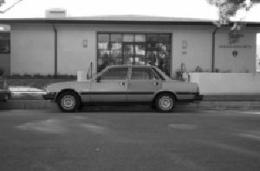
#> input picture image_0002.jpg, 260 x 171 px
$ python splitting_and_merging.py --image image_0002.jpg
#> lines starting #> are read from the running program, lines starting #| are printed output that depends on the picture
# -*- coding: utf-8 -*-
"""
Created on Wed May 24 13:32:36 2017

@author: Rukayat Ariori
"""

import numpy as np
import argparse
import cv2

ap = argparse.ArgumentParser()
ap.add_argument("-i", "--image", required = True,
help = "Path to the image")
args = vars(ap.parse_args())

image = cv2.imread(args["image"])
#> image is the input picture: shape (171, 260, 3); min 0, max 255, mean 111.6
(B, G, R) = cv2.split(image)

cv2.imshow("Red", R)
cv2.imshow("Green", G)
cv2.imshow("Blue", B)
cv2.waitKey(0)

merged = cv2.merge([B, G, R])
cv2.imshow("Merged", merged)
cv2.waitKey(0)
cv2.destroyAllWindows()

zeros = np.zeros(image.shape[:2], dtype = "uint8")
cv2.imshow("Red", cv2.merge([zeros, zeros, R]))
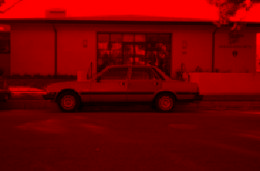
#> window 'Red': shape (171, 260, 3); mean B, G, R 0, 0, 111.6
cv2.imshow("Green", cv2.merge([zeros, G, zeros]))
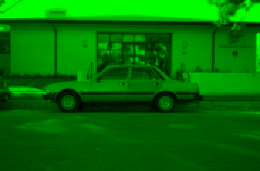
#> window 'Green': shape (171, 260, 3); mean B, G, R 0, 111.6, 0
cv2.imshow("Blue", cv2.merge([B, zeros, zeros]))
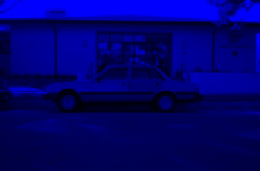
#> window 'Blue': shape (171, 260, 3); mean B, G, R 111.6, 0, 0
cv2.waitKey(0)

$ run again, on image_0075.jpg
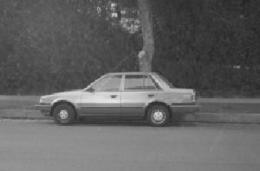
#> input picture image_0075.jpg, 260 x 171 px
#> image is the input picture: shape (171, 260, 3); min 35, max 236, mean 98
#> `cv2.imshow("Green", cv2.merge([zeros, G, zeros]))`:
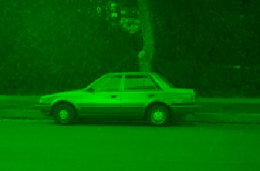
#> window 'Green': shape (171, 260, 3); mean B, G, R 0, 98, 0
#> `cv2.imshow("Blue", cv2.merge([B, zeros, zeros]))`:
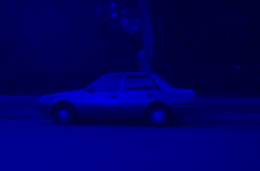
#> window 'Blue': shape (171, 260, 3); mean B, G, R 98, 0, 0

$ run again, on image_0090.jpg
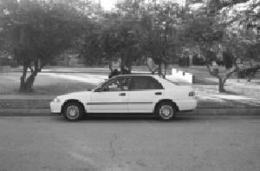
#> input picture image_0090.jpg, 260 x 171 px
#> image is the input picture: shape (171, 260, 3); min 15, max 255, mean 118.8
#> `cv2.imshow("Green", cv2.merge([zeros, G, zeros]))`:
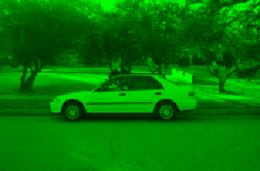
#> window 'Green': shape (171, 260, 3); mean B, G, R 0, 118.8, 0
#> `cv2.imshow("Blue", cv2.merge([B, zeros, zeros]))`:
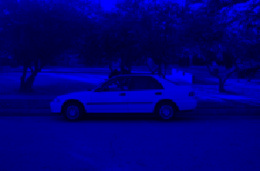
#> window 'Blue': shape (171, 260, 3); mean B, G, R 118.8, 0, 0

$ run again, on image_0120.jpg
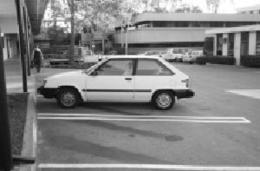
#> input picture image_0120.jpg, 260 x 171 px
#> image is the input picture: shape (171, 260, 3); min 7, max 255, mean 130.8
#> `cv2.imshow("Green", cv2.merge([zeros, G, zeros]))`:
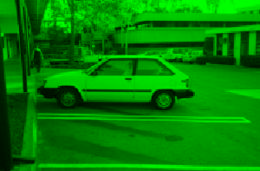
#> window 'Green': shape (171, 260, 3); mean B, G, R 0, 130.8, 0
#> `cv2.imshow("Blue", cv2.merge([B, zeros, zeros]))`:
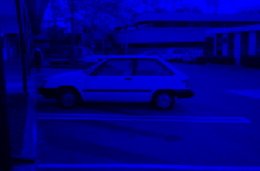
#> window 'Blue': shape (171, 260, 3); mean B, G, R 130.8, 0, 0
